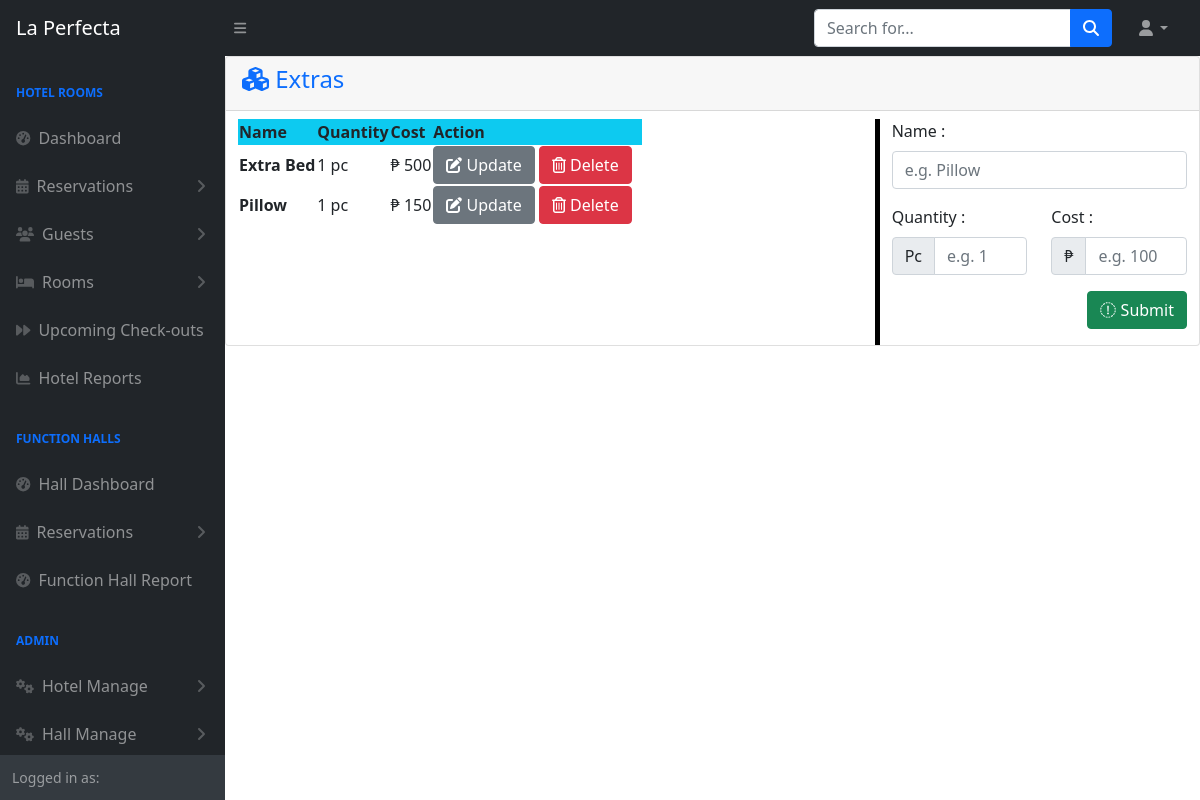
The app's page /admin/extras.php, older data.
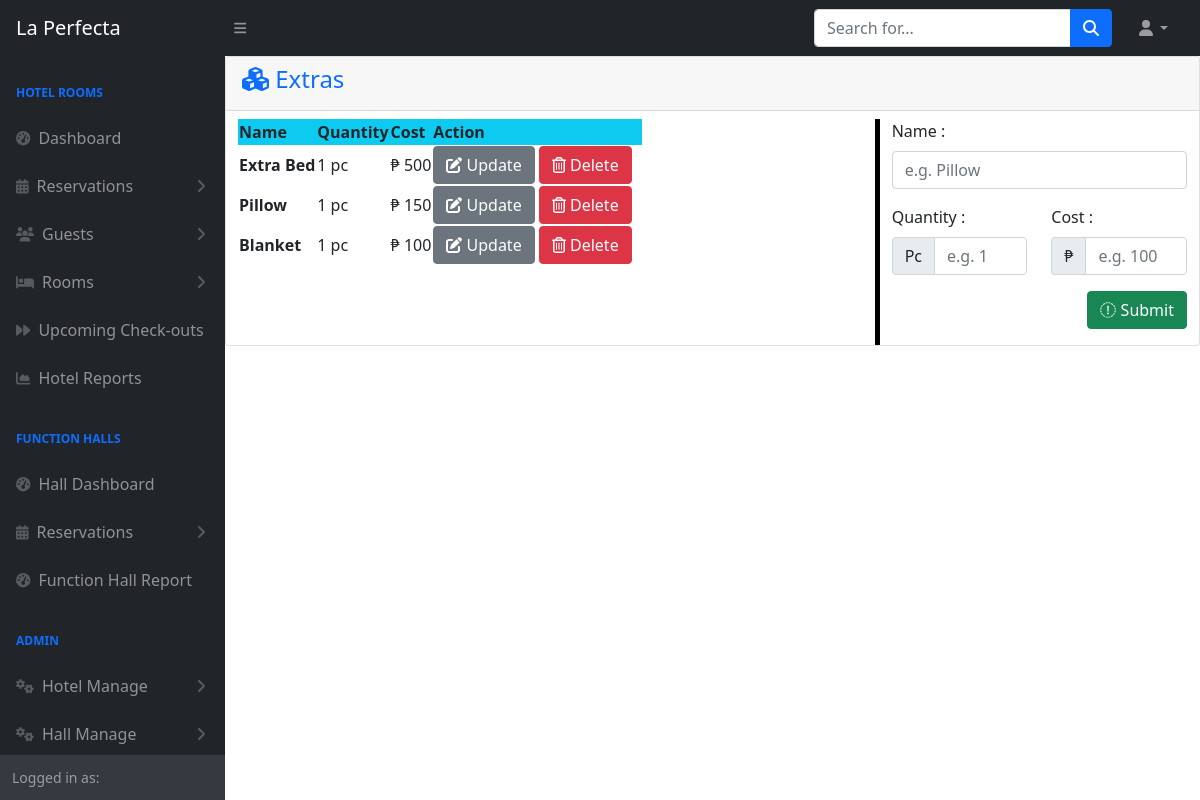
The same page, newer data.
### tables this page shows
CREATE TABLE `tblextra` (
  `Id` int(11) NOT NULL,
  `Name` varchar(255) NOT NULL,
  `Quantity` varchar(11) NOT NULL,
  `Cost` double NOT NULL
);

### admin/extras.php (the view, shortened to what this page needs)
<?php
include 'themes/navbar.php';
include 'config.php';
?>
<div class="card mb-4">
    <div class="card-header text-primary">
      <h4>  <i class="fa-solid fa-cubes"></i>
        Extras </h4>
    </div>
    <div class="container-fluid">
        <div class="row mt-2">
            <div class="col-lg-8">
                <table id="datatablesSimple" class="table-striped">
                    <thead class="bg-info">
                        <tr>
                            <th>Name</th>
                            <th>Quantity</th>
                            <th>Cost</th>
                            <th>Action</th>
                        </tr>
                    </thead>
                    <tbody>
                        <?php
                        $sql = "SELECT * FROM `tblextra`";
                        $result = mysqli_query($conn, $sql);
                        while ($row = mysqli_fetch_assoc($result)) {
                        ?>
                            <tr>
                                <td><strong><?php echo $row['Name'] ?></td>
                                <td><?php echo $row['Quantity'] ?> pc</td>
                                <td>₱ <?php echo $row['Cost'] ?></td>
                                <td style="width:210px">
                                    <a href="function/hrmanage/extraedit.php?id=<?php echo $row['Id'] ?>" class="btn btn-secondary"><i class="fa-solid fa-pen-to-square"></i> Update</a>
                                    <a href="function/hrmanage/extradelete.php?id=<?php echo $row['Id'] ?> & name=<?php echo $row['Name'] ?>" class="btn btn-danger"><i class="far fa-trash-alt"></i> Delete</a>
                                </td>
                            </tr>
                        <?php
                        }
                        ?>
                    </tbody>
                </table>
            </div>
            <div class="col-lg-4" style="border-left: solid black 5px;">
                <form method="POST">
                    <div class="row mb-3">
                        <div class="col">
                            <label for="Name" class="form-label">Name :</label>
                            <input type="text" name="Name" class="form-control " placeholder="e.g. Pillow">
                        </div>
                    </div>
                    <div class="row mb-3">
                        <div class="col-md-6">
                            <label for="Quantity" class="form-label">Quantity :</label>
                            <div class="input-group">
                                <div class="input-group-text">Pc</div>
                            <input type="number" name="Quantity" class="form-control" placeholder="e.g. 1">
                        </div>
                        </div>
                        <div class="col-md-6">
                            <label for="Cost" class="form-label">Cost :</label>
                            <div class="input-group">
                                <div class="input-group-text">₱</div>
                            <input type="number" name="Cost" class="form-control" placeholder="e.g. 100">
                            </div>
                        </div>
                    </div>
                    <button class="btn btn-success mb-3" name="submit" type="submit" style="float: right;"><i class="fa-sharp fa-solid fa-floppy-disk"></i> Submit</button>
                </form>
            </div>
        </div>
    </div>
    <?php include 'themes/footer.php'; ?>

Row changes from the older to the newer data that the page shows:
added tblextra: Name "Blanket", Quantity "1", Cost "100"
